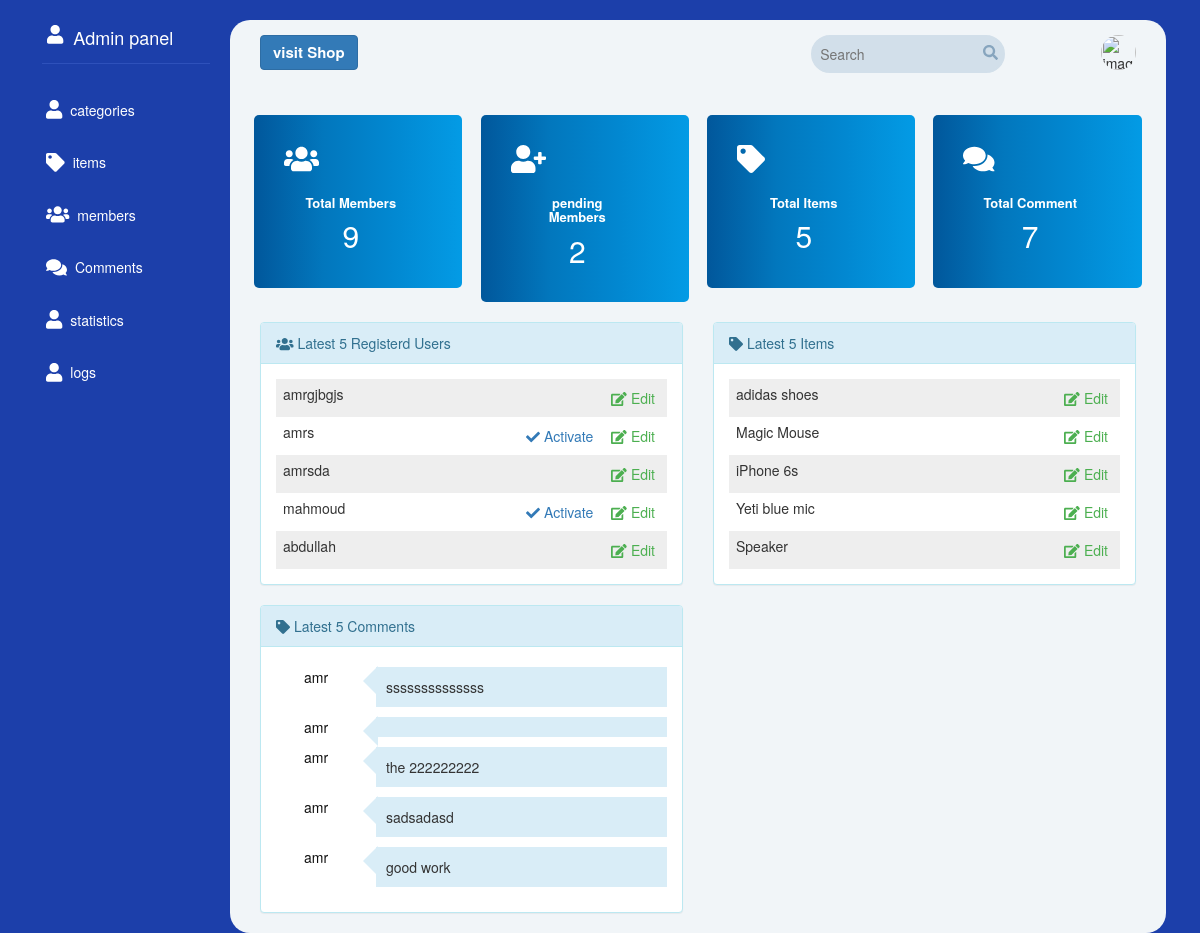
The page /CPanel/dashboard.php (signed in) on the database its author committed.
### tables this page shows
CREATE TABLE `users` (
  `UserId` int(11) NOT NULL COMMENT 'To identify User',
  `Avatar` varchar(255) NOT NULL,
  `Username` varchar(255) NOT NULL COMMENT 'Username To login',
  `password` varchar(255) NOT NULL COMMENT 'password To login',
  `Email` varchar(255) NOT NULL,
  `Fullname` varchar(255) NOT NULL,
  `GroupID` int(11) NOT NULL DEFAULT 0 COMMENT 'Identify User Group',
  `TrustStatus` int(11) NOT NULL DEFAULT 0 COMMENT 'Seller Rank',
  `RegStatus` int(11) NOT NULL DEFAULT 0 COMMENT 'User Approval',
  `Date` date DEFAULT NULL
);

CREATE TABLE `items` (
  `Item_ID` int(11) NOT NULL,
  `Name` varchar(255) NOT NULL,
  `Description` text NOT NULL,
  `Price` varchar(255) NOT NULL,
  `Add_Date` date NOT NULL,
  `Country_Made` varchar(255) NOT NULL,
  `Image` varchar(255) NOT NULL,
  `Status` varchar(255) NOT NULL,
  `Colors` varchar(255) DEFAULT NULL,
  `Size` varchar(50) NOT NULL,
  `Composition` varchar(50) NOT NULL,
  `Brand` varchar(11) NOT NULL,
  `Rating` smallint(6) NOT NULL,
  `Approve` tinyint(4) NOT NULL DEFAULT 0,
  `Cat_ID` int(11) NOT NULL,
  `Member_ID` int(11) NOT NULL
);

CREATE TABLE `comments` (
  `C_ID` int(11) NOT NULL,
  `content` text NOT NULL,
  `status` tinyint(4) NOT NULL,
  `comment_date` date NOT NULL,
  `item_id` int(11) NOT NULL,
  `user_id` int(11) NOT NULL
);

### Helper/functions.php (called while the page is built, shortened)
<?php
function countItems($item,$table,$condition=""){
    global $dbh;
    if($condition==1){
        $condition='WHERE RegStatus = 0';
    }
    $sql =$dbh->prepare("SELECT COUNT($item) FROM $table $condition");
    $sql->execute();
    return $sql->fetchColumn();
}
function getLatest($select, $table, $order,$limit=5,$Active=Null){
    global $dbh;
    if($Active !=Null){
        $sql =$dbh->prepare("SELECT $select FROM $table Where Approve=1 ORDER BY $order DESC LIMIT $limit  ");
    $sql->execute();
    }else{
    $sql =$dbh->prepare("SELECT $select FROM $table ORDER BY $order DESC LIMIT $limit  ");
    $sql->execute();
    }
    $data=$sql->fetchAll(PDO::FETCH_ASSOC);
    return $data;
}
function getLatestwithjoin($select, $table,$tableJoin,$columnjoin,$columnfromthistable, $order,$limit=5){
    global $dbh;
    $sql =$dbh->prepare("SELECT $select FROM $table "
            . " INNER JOIN $tableJoin  ON $columnjoin = $columnfromthistable "
            . " ORDER BY $order DESC LIMIT $limit ");
    $sql->execute();
    $data=$sql->fetchAll(PDO::FETCH_ASSOC);
    return $data;
}
?>

### CPanel/dashboard.php (the view, shortened to what this page needs)
<?php
if(isset($_SESSION['Username'])){
    ?>
    <div class="Dashboard">
        <div class="statistics">
            <div class="top-contant ">
                <div class="col-xs-12">
                    <div class=" row ">
                        <div class="box col-xs-3" >
                            <div class="col-xs-2 icon">
                                <i class="fas fa-users"></i>
                            </div>
                            <div class="text-box col-xs-9 col-xs-offset-1 ">
                                <h4>Total Members</h4>
                                <p><a href="Editmember.php"><?php echo countItems('UserId','users');?></a></p>
                            </div>
                        </div>
                        <div class="box col-xs-3 " >
                            <div class="col-xs-2 icon">
                                <i class="fas fa-user-plus"></i>
                            </div>
                            <div class="text-box col-xs-9 col-xs-offset-1">
                                <h4>pending Members</h4>
                                <p><a href="Editmember.php?action=pending"><?php echo countItems('UserId','users','1');?></a></p>
                            </div>
                        </div>
                        <div class="box col-xs-3" >
                            <div class="col-xs-2 icon">
                                <i class="fas fa-tag"></i>
                            </div>
                            <div class=" text-box col-xs-9 col-xs-offset-1">
                                <h4>Total Items</h4>
                                <p><a href="EditItems.php"><?php echo countItems('Item_ID','items');?></a></p>
                            </div>
                        </div>
                        <div class="box col-xs-3 icon" >
                            <div class="col-xs-2 icon">
                                <i class="fas fa-comments"></i>
                            </div>
                            <div class="text-box col-xs-9 col-xs-offset-1">
                                <h4>Total Comment</h4>
                                <p><a href="ManageComment.php"><?php echo countItems('C_ID','comments');?></a></p>
                            </div>
                        </div>
                    </div>
                </div>
            </div>
            <div class="latest">
                <div class="col-xs-12">
                    <div class="row">
                        <div class="col-xs-6">
                            <div class="panel panel-info">
                                <div class="panel-heading">
                                    <?php $lastestUsers=5 ;?>
                                    <i class="fas fa-users"></i> Latest <?php echo $lastestUsers ?> Registerd Users
                                </div>
                                <div class="panel-body">
                                    <ul class="list-unstyled latest-users">
                                        <?php
                                        $thelatest= getLatest('*', 'users', 'UserID',5);
                                        if(!empty($thelatest)){
                                            foreach ( $thelatest as $user){
                                                echo '<li>'.$user['Username'].
                                                    '<a class="btn pull-right edit-btn" href="Editmember.php?action=edit&UserId=' . $user['UserId'] . '"><i class="fas fa-edit"></i> Edit</a>';
                                                        if ($user['RegStatus']==0){
                                                        echo'<a class="btn pull-right" href="Editmember.php?action=Activate&UserId=' . $user['UserId'] . '"><i class="fas fa-check"></i> Activate</a>';
                                                        }
                                                        echo'</li>';
                                            }
                                        }else{
                                             echo '<div class="alert alert-info">There\'s No Record to show</div>';
                                        }
                                        ?>
                                    </ul>
                                </div>
                            </div>
                        </div>
                        <div class="col-xs-6">
                            <div class="panel panel-info">
                                <div class="panel-heading">
                                    <?php $lastestItems=5 ;?>
                                    <i class="fas fa-tag"></i> Latest  <?php echo$lastestItems ;?> Items
                                </div>
                                <div class="panel-body">
                                     <ul class="list-unstyled latest-users">
                                        <?php
                                        $latest= getLatest('*', 'items', 'Item_ID',5);
                                        if(!empty($latest)){
                                            foreach ( $latest as $item){
                                                echo '<li>'.$item['Name'].
                                                    '<a class="btn pull-right edit-btn" href="EditItems.php?action=edit&Id=' . $item['Item_ID'] . '"><i class="fas fa-edit"></i> Edit</a>';
                                                echo'</li>';
                                            }
                                        }else{
                                            echo '<div class="alert alert-info">There\'s No Record to show</div>';
                                        }
                                        ?>
                                    </ul>
                                </div>
                            </div>
                        </div>
                        </div>
                    <div class="row">
                        <div class="col-xs-6">
                            <div class="panel panel-info">
                                <div class="panel-heading">
                                    <?php $lastestItems=5 ;?>
                                    <i class="fas fa-tag"></i> Latest  <?php echo$lastestItems ;?> Comments
                                </div>
                                <div class="panel-body">
                                    <?php
                                        $comment= getLatestwithjoin('comments.*,users.Username AS Member','comments','users','users.UserId','comments.user_id','comment_date',5);
                                        if(!empty($comment)){
                                            foreach ( $comment as $com){
                                                echo '<div class="comment-box">';
                                                echo '<span class="member-n"><a href="Editmember.php?action=edit&UserId='.	$com['user_id'] .'">'.$com['Member'].'</a></span>';
                                                echo '<p class="member-c">'.$com['content'].'</p.>';
                                                echo '</div>';
                                            }
                                        }else{
                                            echo '<div class="alert alert-info">There\'s No Record to show</div>';
                                        }
                                    ?>
                                </div>
                            </div>
                        </div>
                    </div>
                </div>
            </div>
        </div>
    </div>
<?php
     include 'template/footer.php';
}else {
    header('Location:index.php');
    exit();
}
?>

### CPanel/template/css/backend.css (style rules this page uses)
body { background-color:#F4F4F4 !important ; }
.edit-btn { color: #4CAF50 !important; }
.Dashboard .statistics { margin-top: 30px; }
.Dashboard .statistics .top-contant .box { width: 23%; margin-right: 1%; margin-left: 1%; background-image: linear-gradient(90deg,#01579B,#0277BD,#0288d1,#039be5); padding-bottom: 20px; height: auto; border-radius: 5px; color:#fff; margin-bottom: 20px; }
.Dashboard .statistics .top-contant .box .icon { font-size: 28px; margin-top: 30px; }
.Dashboard .statistics .top-contant .box .text-box { margin-top: 13px; }
.Dashboard .statistics .top-contant .box .text-box h4 { font-size: 13px; font-weight: bold; margin-bottom: 5px; text-align: center }
.Dashboard .statistics .top-contant .box .text-box p { font-size: 30px; text-align: center; }
.Dashboard .statistics .top-contant .box .text-box p a { color: #fff; }
.Dashboard .statistics .latest { margin-top: 20px; }
.Dashboard .statistics .latest { margin-top: 30px; }
.Dashboard .statistics .latest-users { margin-bottom: 0; }
.Dashboard .statistics .latest-users li { padding: 5px 3px; overflow: hidden; padding-left: 7px; }
.Dashboard .statistics .latest-users li:nth-child(odd) { background-color: #EEE; }
.Dashboard .statistics .latest-users .btn { padding: 3px 8px; }
.Dashboard .statistics .latest .comment-box { margin: 5px 0 10px; }
.Dashboard .statistics .latest .comment-box .member-n, .Dashboard .statistics .latest .comment-box .member-c { float: left; }
.Dashboard .statistics .latest .comment-box .member-n { width: 80px; text-align: center; margin-right: 20px; position: reletive; }
.Dashboard .statistics .latest .comment-box .member-n a { text-decoration: none; color:#111; }
.Dashboard .statistics .latest .comment-box .member-c { width:calc(100% - 100px); background-color: #d9edf7; padding: 10px; position: relative; }
.Dashboard .statistics .latest .comment-box .member-c:before { content:""; display: block; position: absolute; left: -28px; top:-1px; width: 0; height: 0; border-style: solid; border-color: transparent #d9edf7 transparent transparent; border-width: 15px; }

### rows shown on the page
users: Username "amrgjbgjs"
users: Username "amrs"
users: Username "amrsda"
users: Username "mahmoud"
users: Username "abdullah"
items: Name "adidas shoes"
items: Name "Magic Mouse"
items: Name "iPhone 6s"
items: Name "Yeti blue mic"
items: Name "Speaker"
comments: user.Username "amr", content "ssssssssssssss"
comments: user.Username "amr"
comments: user.Username "amr", content "the 222222222"
comments: user.Username "amr", content "sadsadasd"
comments: user.Username "amr", content "good work"

### other values the page prints
lang('CATEGORIES') "categories"
lang('ITEMS') "items"
lang('MEMBERS') "members"
lang('COMMENTS') "Comments"
lang('STATISTICS') "statistics"
lang('LOGS') "logs"
countItems('UserId','users') "9"
countItems('UserId','users','1') "2"
countItems('Item_ID','items') "5"
countItems('C_ID','comments') "7"
$lastestUsers "5"
$lastestItems "5"
